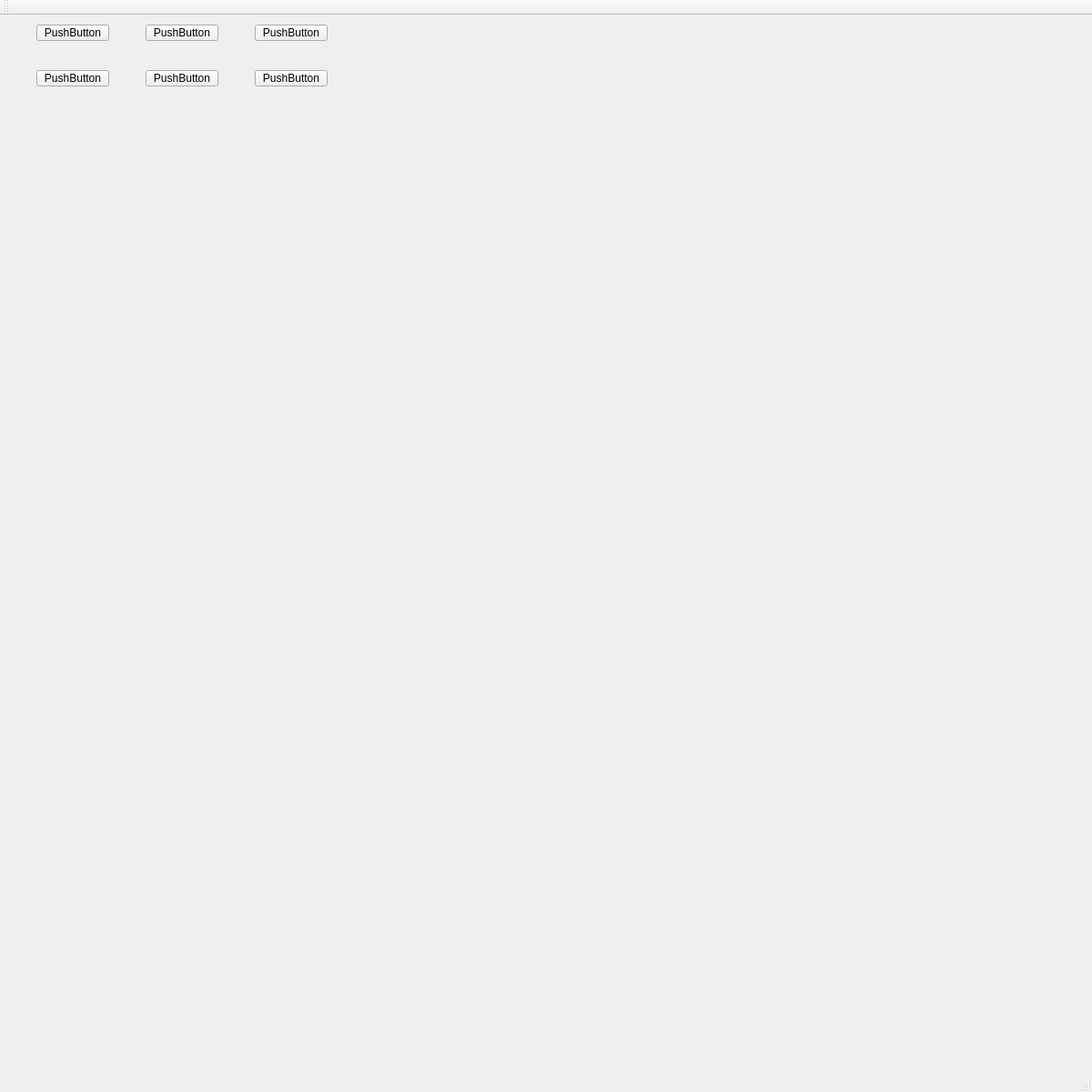
<?xml version="1.0" encoding="UTF-8"?>
<ui version="4.0">
 <class>MainWindow</class>
 <widget class="QMainWindow" name="MainWindow">
  <property name="geometry">
   <rect>
    <x>0</x>
    <y>0</y>
    <width>1200</width>
    <height>1200</height>
   </rect>
  </property>
  <property name="minimumSize">
   <size>
    <width>1200</width>
    <height>1200</height>
   </size>
  </property>
  <property name="windowTitle">
   <string>MainWindow</string>
  </property>
  <widget class="QWidget" name="centralWidget">
   <widget class="QPushButton" name="pushButton">
    <property name="geometry">
     <rect>
      <x>40</x>
      <y>10</y>
      <width>80</width>
      <height>18</height>
     </rect>
    </property>
    <property name="text">
     <string>PushButton</string>
    </property>
   </widget>
   <widget class="QPushButton" name="pushButton_2">
    <property name="geometry">
     <rect>
      <x>160</x>
      <y>10</y>
      <width>80</width>
      <height>18</height>
     </rect>
    </property>
    <property name="text">
     <string>PushButton</string>
    </property>
   </widget>
   <widget class="QPushButton" name="pushButton_3">
    <property name="geometry">
     <rect>
      <x>280</x>
      <y>10</y>
      <width>80</width>
      <height>18</height>
     </rect>
    </property>
    <property name="text">
     <string>PushButton</string>
    </property>
   </widget>
   <widget class="QPushButton" name="pushButton_4">
    <property name="geometry">
     <rect>
      <x>40</x>
      <y>60</y>
      <width>80</width>
      <height>18</height>
     </rect>
    </property>
    <property name="text">
     <string>PushButton</string>
    </property>
   </widget>
   <widget class="QPushButton" name="pushButton_5">
    <property name="geometry">
     <rect>
      <x>160</x>
      <y>60</y>
      <width>80</width>
      <height>18</height>
     </rect>
    </property>
    <property name="text">
     <string>PushButton</string>
    </property>
   </widget>
   <widget class="QPushButton" name="pushButton_6">
    <property name="geometry">
     <rect>
      <x>280</x>
      <y>60</y>
      <width>80</width>
      <height>18</height>
     </rect>
    </property>
    <property name="text">
     <string>PushButton</string>
    </property>
   </widget>
  </widget>
  <widget class="QMenuBar" name="menuBar">
   <property name="geometry">
    <rect>
     <x>0</x>
     <y>0</y>
     <width>1200</width>
     <height>19</height>
    </rect>
   </property>
  </widget>
  <widget class="QToolBar" name="mainToolBar">
   <attribute name="toolBarArea">
    <enum>TopToolBarArea</enum>
   </attribute>
   <attribute name="toolBarBreak">
    <bool>false</bool>
   </attribute>
  </widget>
  <widget class="QStatusBar" name="statusBar"/>
 </widget>
 <layoutdefault spacing="6" margin="11"/>
 <resources/>
 <connections/>
</ui>
